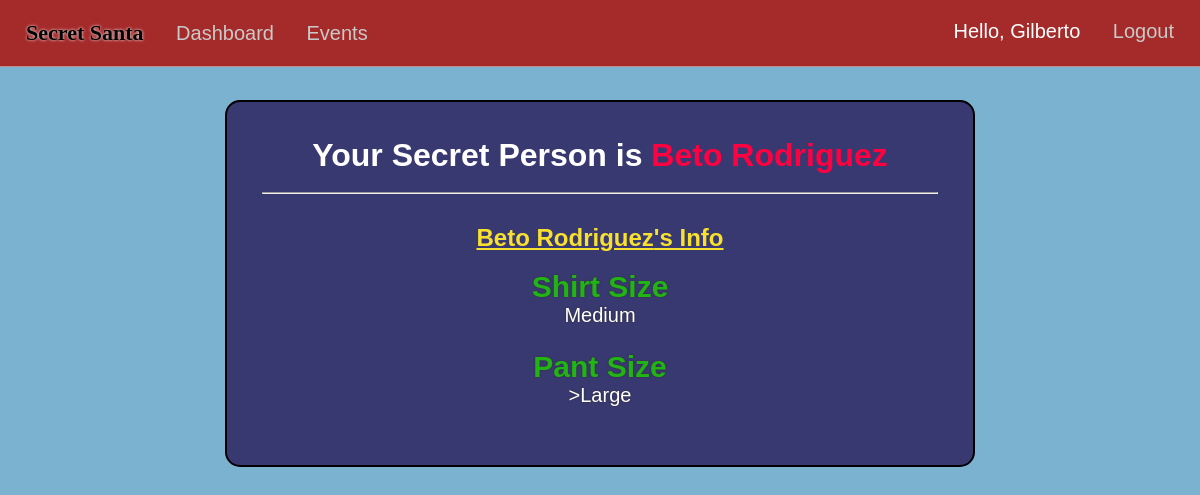
Screenshot of /request-person-info/eventID=1/person=3 (signed in) with the database file from the repository.
### market/models.py (models this page shows, shortened)
class User(db.Model, UserMixin):
    id = db.Column(db.Integer(), primary_key=True)
    username = db.Column(db.String(length=30), nullable=False, unique=True)
    first_name = db.Column(db.String(length=50), nullable=False)
    last_name = db.Column(db.String(length=50), nullable=False)
    email_address = db.Column(db.String(length=50), nullable=False, unique=True)
    password_hash = db.Column(db.String(length=60), nullable=False)
    events = db.relationship('Event', backref='coordinator', lazy=True)
    events_attending = db.relationship('EventMembers', backref='attendees', lazy=True)
    @property
    def password(self):
        return self.password_hash

class EventFields(db.Model):
    id = db.Column(db.Integer(), primary_key=True)
    event_id = db.Column(db.Integer(), db.ForeignKey('event.event_id'), nullable=False)
    field_1 = db.Column(db.String(length=150), nullable=False)
    field_2 = db.Column(db.String(length=150))
    field_3 = db.Column(db.String(length=150))
    field_4 = db.Column(db.String(length=150))
    field_5 = db.Column(db.String(length=150))
    field_6 = db.Column(db.String(length=150))
    field_7 = db.Column(db.String(length=150))
    field_8 = db.Column(db.String(length=150))
    field_9 = db.Column(db.String(length=150))
    field_10 = db.Column(db.String(length=150))

class UserEventFields(db.Model):
    id = db.Column(db.Integer(), primary_key=True)
    field_id = db.Column(db.Integer(), db.ForeignKey('event_fields.id'), nullable=False)
    event_id = db.Column(db.Integer(), db.ForeignKey('event.event_id'), nullable=False)
    user_id = db.Column(db.Integer(), db.ForeignKey('user.id'), nullable=False)
    field_1 = db.Column(db.String(length=150))
    field_2 = db.Column(db.String(length=150))
    field_3 = db.Column(db.String(length=150))
    field_4 = db.Column(db.String(length=150))
    field_5 = db.Column(db.String(length=150))
    field_6 = db.Column(db.String(length=150))
    field_7 = db.Column(db.String(length=150))
    field_8 = db.Column(db.String(length=150))
    field_9 = db.Column(db.String(length=150))
    field_10 = db.Column(db.String(length=150))
    field_titles=db.relationship('EventFields', backref='user_info_fields', lazy=True)

### market/routes.py (the view)
@app.route("/request-person-info/eventID=<int:event_id>/person=<int:person_id>", methods=['GET','POST'])
@login_required
def secret_info(event_id,person_id):
    if not GiverReceivers.query.filter_by(event_id=event_id, giver_id=current_user.id, receiver_id=person_id).first():
        flash ('You don\'t have access to view this user\'s information!.', category='danger')
        return redirect(url_for('event_info', event_id=event_id))
    person_fields=UserEventFields.query.filter_by(event_id=event_id,user_id=person_id).first()
    selected_person=User.query.filter_by(id=person_id).first()
    return render_template('secretinfo.html', person_fields=person_fields, selected_person=selected_person)

### market/models.py (called while the page is built)
@login_manager.user_loader
def load_user(user_id):
    return User.query.get(int(user_id))

### market/templates/secretinfo.html (shortened to what this page needs)
{% extends 'base.html'%}
{% block style %}
<link rel= "stylesheet" type= "text/css" href= "{{ url_for('static',filename='styles/secretinfo.css') }}">
{% endblock %}
{% block content %}
<center>
<div class="event">
<center><h1>Your Secret Person is <span style="color: rgb(255, 0, 64);">{{selected_person.first_name|title+" "+selected_person.last_name|title}}</span></h1></center><br>
<hr>
    <center>
    <div class="content-container">
        <h2><span style="color: rgb(248, 225, 46); text-decoration: underline;">{{selected_person.first_name|title+" "+selected_person.last_name|title}}'s Info</span></h2>
        <br>
        <div class="answer-container">
            {% if person_fields.field_titles.field_1%}
                <h2>{{person_fields.field_titles.field_1|title}}</h2>{{person_fields.field_1}}
                <br><br>
            {% endif %}
            {% if person_fields.field_titles.field_2%}
                <h2>{{person_fields.field_titles.field_2|title}}</h2>>{{person_fields.field_2}}
            <br><br>
            {% endif %}
        </div>
    </div>
</center>
</div>
</center>
{% endblock %}

### market/templates/base.html (shortened to what this page needs)
<!DOCTYPE html>
<html lang="en">
<head>
  <link rel= "stylesheet" type= "text/css" href= "{{ url_for('static',filename='styles/main.css') }}">
  {% block style %}
  {% endblock %}
</head>
<body>
  <nav>
    <ul class="top-left-nav">
      <a href="{{ url_for('home_page') }}" ><li class="li-title">
        Secret Santa
      </li></a>
    {% if current_user.is_authenticated %}
      <li>
        <a href="{{ url_for('dashboard_page') }}" class="nav-item">Dashboard</a>
      </li>
      <li>
        <a href="{{ url_for('events_page') }}" class="nav-item">Events</a>
      </li>
    {% endif %}
    </ul>
    {% if current_user.is_authenticated %}
    <ul class="top-right-nav">
      <li>
        <p class="nav-name">Hello, {{ current_user.first_name.title() }} </p>
      </li>
      <li>
        <a class="nav-item" href="{{ url_for('logout_page') }}">Logout</a>
      </li>
    </ul>
    {% endif %}
  </nav>
  {% block content %}
  {% endblock %}
</body>
</html>

### market/static/styles/main.css (style rules this page uses)
* { margin: 0px; box-sizing: border-box; }
body { margin-top: 66px; font-family: Arial, Helvetica, sans-serif; background-color: rgb(122, 178, 208); color: white; padding: 0px 10px; padding-bottom: 80px; }
nav { display: flex; justify-content: space-between; background-color: rgb(165, 43, 43); padding: 20px 20px; position: fixed; right: 0px; left: 0px; top:0px; z-index: 1000; color: black; font-family:'Gill Sans', 'Gill Sans MT', Calibri, 'Trebuchet MS', sans-serif; font-size: 20px; border-bottom: 1px solid rgba(209, 208, 208, 0.589); }
.li-title { font-weight: bolder; font-size: 22px; font-family: 'Grinched'; text-shadow: 0px 0px 3px white; }
.top-left-nav { list-style: none; padding: 0px; display: inline-block; }
.top-left-nav li,.top-right-nav li { display: inline-block; margin-right: 6px; margin-left: 6px; }
.top-right-nav { list-style: none; padding: 0px; display: inline-block; }
.nav-item { text-decoration: none; color: rgb(202, 201, 201); margin-left: 15px; }
.nav-name { text-decoration: none; color: rgb(255, 255, 255); }
a { text-decoration: none; color: Black; }

### market/static/styles/secretinfo.css (style rules this page uses)
* { font-family: 'Lucida Sans', 'Lucida Sans Regular', 'Lucida Grande', 'Lucida Sans Unicode', Geneva, Verdana, sans-serif; }
.event { background-color: rgb(57, 57, 113); min-height: 350px; max-width: 750px; margin-top: 100px; border-radius: 15px; text-align: left; padding:35px; margin-left: 10px; margin-right: 10px; border: 2px solid black; }
.content-container { margin-top: 30px; }
h2 { color: rgb(33, 180, 20); }
.answer-container { display: inline-block; font-size: 20px; color: rgb(255, 255, 255); text-shadow: 0px 0px 2px rgb(46, 44, 44); }

### rows the page displays
User: first_name "Gilberto"
User: first_name "Beto Rodriguez"
EventFields: field_titles.field_1 "Shirt Size", field_titles.field_2 "Pant Size"
UserEventFields: field_1 "Medium", field_2 "Large"
